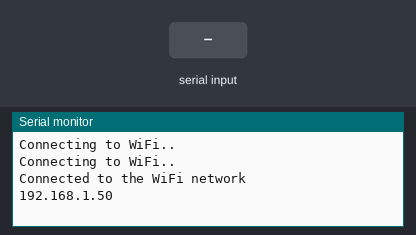
Bench run of a sketch on a simulated ESP32. Shown: the last lines printed to the serial monitor. The inputs (shaded band) are chosen by the test bench. WiFi joins after 1.5 s; servers stay silent unless stated.

Above: at 3.2 s.
3.3 s: "90,45,200\n" received over the second serial link
At 5.5 s:
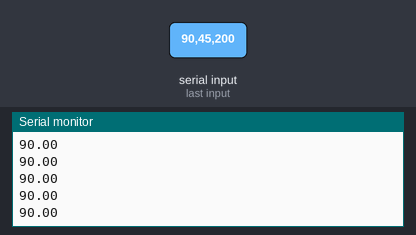
5.8 s: "90,45\n" received over the second serial link
8.3 s: "90,45,200,10\n" received over the second serial link
10.8 s: "90,45,200,10,150,30\n" received over the second serial link
13.3 s: "97\n" received over the second serial link
At 15.3 s:
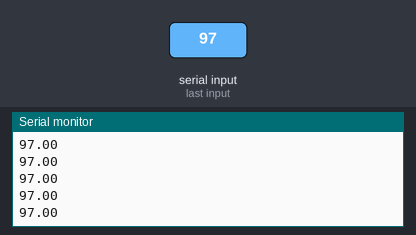
Timing chart, 0 to 16.8 s (numbered marks = the images above; inputs shaded):
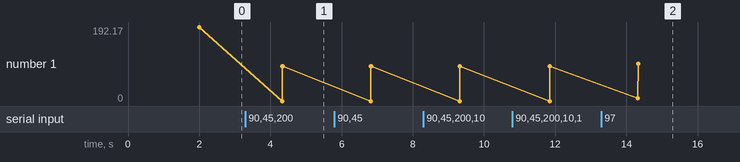

Measured:
- after the input at 3.3 s, the serial monitor: prints a new line after 1.0 s (image 1)
- after the input at 13.3 s, the serial monitor: prints a new line after 1.0 s (image 2)
- plotted number 1: 192.17 → 90 after the input at 3.3 s, 90 → 97 after the input at 13.3 s

The sketch:

este_quizas.ino
```cpp
// ================================================================================
// Dependencias | librerías
// ================================================================================
#include <WiFi.h>
// Puede agregar sus librerías a partir de este punto

#include <Arduino.h>
#include <SoftwareSerial.h>

SoftwareSerial mySerial(26, 25);  // (rx, tx)

String str_id = "";
String str_tx = "";
String str_ty = "";
String str_tz = "";
String str_rx = "";
String str_ry = "";
String str_rz = "";

float data_id = 0;
float data_tx = 0;
float data_ty = 0;
float data_tz = 0;
float data_rx = 0;
float data_ry = 0;
float data_rz = 0;

// ================================================================================
// Funcionamiento básico del robot, ***NO MODIFICAR***
// ================================================================================
// WiFi + TCP
const char* ssid = "Robotat";
const char* password = "iemtbmcit116";
WiFiServer wifiServer(8888);
volatile char jsonstr[512];
volatile bool b_send_apriltag = false;
volatile unsigned tag_id = 0;
volatile float tag_x = 0, tag_y = 0, tag_z = 0;
volatile float tag_rotx = 0, tag_roty = 0, tag_rotz = 0;

void tcp_comms_task(void* p_params) {
  size_t jsonstr_len;

  while (1) {
    WiFiClient client = wifiServer.available();

    if (client) {
      while (client.connected()) {
        while (client.available() > 0) {
          char c = client.read();
          Serial2.write(c);
        }

        if (b_send_apriltag) {
          jsonstr_len = sprintf((char*)jsonstr, "{\"id\":%u,\"x\":%f,\"y\":%f,\"z\":%f,\"rotx\":%f,\"roty\":%f,\"rotz\":%f}",
                                tag_id, tag_x, tag_y, tag_z, tag_rotx, tag_roty, tag_rotz);
          //Serial.println((char *)jsonstr);
          client.println((char*)jsonstr);
          //client.write_P((char *)jsonstr, jsonstr_len + 1);
          b_send_apriltag = false;
        }

        vTaskDelay(10 / portTICK_PERIOD_MS);
      }
      client.stop();
      Serial.println("Client disconnected");
    }
    vTaskDelay(10 / portTICK_PERIOD_MS);
  }
}

void send_apriltag(unsigned id, float x, float y, float z, float rotx, float roty, float rotz) {
  if (!b_send_apriltag) {
    tag_id = id;
    tag_x = x;
    tag_y = y;
    tag_z = z;
    tag_rotx = rotx;
    tag_roty = roty;
    tag_rotz = rotz;
    b_send_apriltag = true;
  }
}
// ================================================================================


// ================================================================================
// Programar la interacción con la cámara y MATLAB aquí
// ================================================================================
void camera_task(void* p_params) {

  while (1)  // loop()
  {
    //           id   x       y    z     rotx    roty  rotz
    //send_apriltag(2, 1.23, -5.69, 0.36, 0.256, -0.369, -1.1);  // ejemplo de cómo enviar la información de los tags
    //vTaskDelay(100 / portTICK_PERIOD_MS);                      // delay de 10 segundos (thread safe)


    //----------------------------------------------------------------------------
    //                Nosotros
    //----------------------------------------------------------------------------
    mySerial.write("A");
    vTaskDelay(30 / portTICK_PERIOD_MS);
    if (mySerial.available()) {
      String aja = mySerial.readString();
      //Serial.println(aja);
      byte index_1 = 0;
      for (byte i = 97; i <= 103; i++) {
        byte index = aja.indexOf(i);
        switch (i) {
          case 97:
            str_id = aja.substring(1, index);
            break;
          case 98:
            str_tx = aja.substring(index_1, index);
            break;
          case 99:
            str_ty = aja.substring(index_1, index);
            break;
          case 100:
            str_tz = aja.substring(index_1, index);
            break;
          case 101:
            str_rx = aja.substring(index_1, index);
            break;
          case 102:
            str_ry = aja.substring(index_1, index);
            break;
          case 103:
            str_rz = aja.substring(index_1, index);
            break;
        }
        index_1 = index + 1;
        //Serial.println(sub_S);
      }
      /*
      byte index = aja.indexOf('a');
      String sub_S = aja.substring(1, index);
      Serial.println(sub_S);
      */

      // impresion de valores del Json recibido

      Serial.println(str_id);
      Serial.print("      ");
      Serial.println(str_tx);
      Serial.print("      ");
      Serial.println(str_ty);
      Serial.print("             ");
      Serial.println(str_tz);
      Serial.print("                  ");
      Serial.println(str_rx);
      Serial.print("                       ");
      Serial.println(str_ry);
      Serial.print("                          ");
      Serial.println(str_rz);

      try {
        data_id = str_id.toFloat();
        data_tx = str_tx.toFloat();
        data_ty = str_ty.toFloat();
        data_tz = str_tz.toFloat();
        data_rx = str_rx.toFloat();
        data_ry = str_ry.toFloat();
        data_rz = str_rz.toFloat();

        Serial.println(data_id);
        Serial.println(data_tx);
        Serial.println(data_ty);
        Serial.println(data_tz);
        Serial.println(data_rx);
        Serial.println(data_ry);
        Serial.println(data_rz);

        send_apriltag(data_id, data_tx, data_ty, data_tz, data_rx, data_ry, data_rz);

      } catch (...) {
      }
    }

  }  // fin loop general
}


void setup() {
  // ================================================================================
  // Setup del robot, ***NO MODIFICAR***
  // ================================================================================
  Serial.begin(115200);
  Serial2.begin(115200);

  WiFi.begin(ssid, password);

  while (WiFi.status() != WL_CONNECTED) {
    delay(1000);
    Serial.println("Connecting to WiFi..");
  }

  Serial.println("Connected to the WiFi network");
  Serial.println(WiFi.localIP());

  wifiServer.begin();
  // ================================================================================

  // Si alguna de sus librerías requiere setup, colocarlo aquí
  mySerial.begin(115200);

  // Creación de tasks ***NO MODIFICAR***
  xTaskCreate(tcp_comms_task, "tcp_comms_task", 1024 * 2, NULL, configMAX_PRIORITIES, NULL);
  xTaskCreate(camera_task, "camera_task", 1024 * 2, NULL, configMAX_PRIORITIES - 1, NULL);
}


void loop() {
}
```
